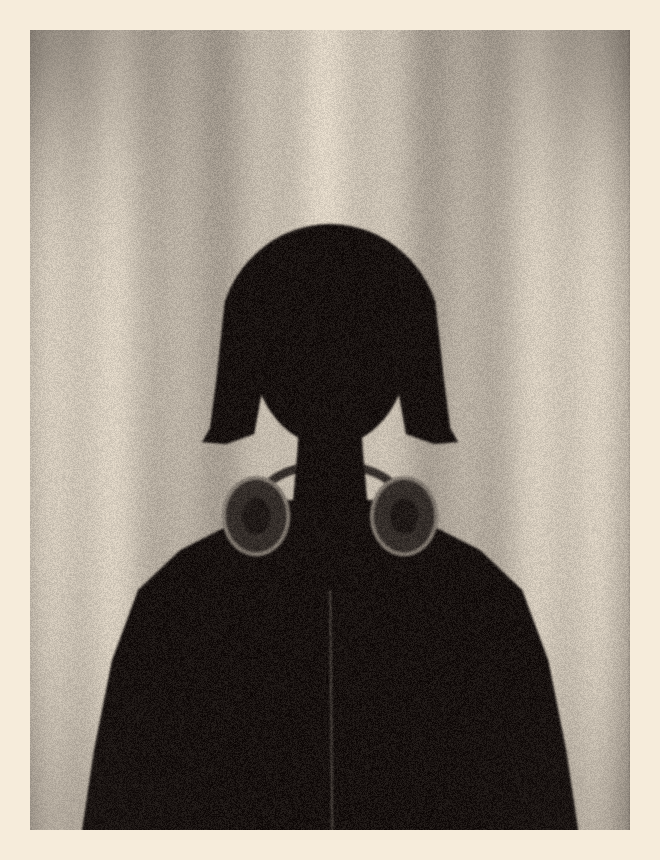
#> input picture RESEARCH_PROJECT_1/process/2026-11-17_bug_silhouette_no_collar.png, 660 x 860 px
$ python make_silhouettes.py
#> lines starting #> are read from the running program, lines starting #| are printed output that depends on the picture; after the words box and inside, x2 and y2 are one past the last pixel; in counts of white or black regions, pixels touching at a corner belong together
"""The three people in MARROW, as silhouettes (STORY.md: no faces, no photos). Drawn by hand in code
(user, 2026-11-17: "try without reference photos"); third pass. Style the user liked: flat black on an aged
photo print, grain, a white border; Eileen on a plain warm wall, Cas and Bug in front of a photo-booth curtain.

What makes a silhouette read as a real person (and what the earlier passes lacked):
  - a real head: a wide skull, the temples, cheekbones, the jaw angle and a narrower chin, ears where hair
    doesn't cover them, the head slightly turned and tilted (nobody sits dead symmetric in a photo booth)
  - a real neck and shoulders: the neck's sides, the long trapezius slope out to the shoulder, the rounded
    deltoid, and the arm falling away from it; one shoulder a little higher
  - background showing BETWEEN the parts (hair ends and shoulders, jaw and collar): the gaps carry the shape
  - edges that aren't smooth where real things aren't: loose strands at hair ends, cloth that sticks out
User notes kept from the roughs (2026-11-15): Eileen's hair is one full shoulder-length mass (no "dog ears");
Cas's ponytail is a real tail falling behind her shoulder (not a bun + ribbon); Bug has a real popped collar,
small tilted headphone cups and a short neck.

    python make_silhouettes.py  -> export/sil_eileen.png, sil_cas.png, sil_bug.png (660 x 860, bordered)
                                   + process/2026-11-17_silhouettes_v11.png (side by side)
"""
import math
import os
import random

from PIL import Image, ImageDraw, ImageFilter

ROOT = os.path.dirname(os.path.dirname(os.path.abspath(__file__)))
EXPORT = os.path.join(ROOT, "export")
PROCESS = os.path.join(ROOT, "process")
S, W, H = 4, 600, 800
INK, LITE = 16, 50


def spline(pts, closed=True, steps=12):
    """Smooth curve through the points (Catmull-Rom), in 4x canvas pixels."""
    n = len(pts)
    out = []
    for i in (range(n) if closed else range(n - 1)):
        p0 = pts[(i - 1) % n] if closed else pts[max(i - 1, 0)]
        p1, p2 = pts[i], pts[(i + 1) % n]
        p3 = pts[(i + 2) % n] if closed else pts[min(i + 2, n - 1)]
        for k in range(steps):
            t = k / steps
            t2, t3 = t * t, t * t * t
            out.append(tuple(S * 0.5 * (2 * p1[j] + (-p0[j] + p2[j]) * t + (2 * p0[j] - 5 * p1[j] + 4 * p2[j] - p3[j]) * t2
                                        + (-p0[j] + 3 * p1[j] - 3 * p2[j] + p3[j]) * t3) for j in (0, 1)))
    if not closed:
        out.append((pts[-1][0] * S, pts[-1][1] * S))
    return out


def fill(d, pts, val=INK):
    d.polygon(spline(pts), fill=val)


def line(d, pts, width=3, val=LITE):
    d.line(spline(pts, closed=False), fill=val, width=int(width * S), joint="curve")


def turn(pts, cx, cy, deg):
    """Rotate points round (cx, cy): the head's tilt."""
    a = math.radians(deg)
    c, s = math.cos(a), math.sin(a)
    return [(cx + (x - cx) * c - (y - cy) * s, cy + (x - cx) * s + (y - cy) * c) for x, y in pts]


# [20 lines left out: function strands, not called in this run]


def head_outline(cx, top, chin, hw, ears=True):
    """A head seen from the front: wide rounded skull, temples, cheekbones, the jaw angle, a narrower chin
    (left side down, then the right side up). hw = half the skull's width."""
    h = chin - top
    left = [(cx - hw * 0.32, top + h * 0.012), (cx - hw * 0.6, top + h * 0.05), (cx - hw * 0.8, top + h * 0.11),
            (cx - hw * 0.93, top + h * 0.2), (cx - hw, top + h * 0.34),                          # a round dome
            (cx - hw * 0.96, top + h * 0.5), (cx - hw * 0.93, top + h * 0.6),            # temple / cheekbone
            (cx - hw * 0.84, top + h * 0.74), (cx - hw * 0.66, top + h * 0.86),            # jaw angle
            (cx - hw * 0.36, top + h * 0.96)]
    right = [(2 * cx - x, y) for x, y in reversed(left)]
    return [(cx, top)] + left + [(cx, chin)] + right


# [4 lines left out: function ear, not called in this run]


def shoulders(d, cx, neck_y, neck_hw, sh_y, sh_hw, tilt=0.0, boxy=0.0, drop=0.0):
    """Neck base, the trapezius slope, the deltoid and the arm falling to the bottom of the frame.
    tilt: px the right shoulder sits higher; boxy: 0 natural .. 1 padded coat; drop: a dropped,
    oversized jacket shoulder (px lower and wider)."""
    pts = []
    for side in (-1, 1):
        dy = -tilt if side > 0 else 0
        sy, sw = sh_y + dy + drop, sh_hw + drop * 0.6
        half = [(cx + side * neck_hw, neck_y),                                  # the neck's side
                (cx + side * (neck_hw + 26), neck_y + 16 + dy * 0.3),           # into the trapezius
                (cx + side * (sw * 0.58), sy - 6 - boxy * 8 + dy * 0.6),        # the long slope out
                (cx + side * (sw * 0.86), sy + 8 - boxy * 10),                  # top of the shoulder
                (cx + side * (sw * 0.98), sy + 36 - boxy * 14),                 # round over the deltoid
                (cx + side * (sw + 4), sy + 110),                               # the arm falls away
                (cx + side * (sw + 8), H + 20)]
        pts.append(half)
    outline = pts[0] + [(cx, H + 40)] + list(reversed(pts[1]))
    fill(d, outline)


def backdrop(base, curtain):
    img = Image.new("L", (W * S, H * S), base)
    d = ImageDraw.Draw(img)
    if curtain:
        for x in range(0, W * S, S):
            v = base + 24 * math.sin(x / (S * 36.0)) + 9 * math.sin(x / (S * 10.5))
            d.line([(x, 0), (x, H * S)], fill=int(v), width=S)
    glow = Image.new("L", img.size, 0)
    ImageDraw.Draw(glow).ellipse([-30 * S, -30 * S, 630 * S, 690 * S], fill=60)
    return Image.composite(Image.new("L", img.size, base + 55), img, glow.filter(ImageFilter.GaussianBlur(110 * S)))


def finish(img, name, tint, seed):
    img = img.resize((W, H), Image.LANCZOS).filter(ImageFilter.GaussianBlur(0.8))
    rng = random.Random(seed)
    px = img.load()
    for y in range(H):
        for x in range(W):
            px[x, y] = max(0, min(255, px[x, y] + rng.randint(-13, 13)))
    vig = Image.new("L", (W, H), 0)
    ImageDraw.Draw(vig).ellipse([-120, -80, W + 120, H + 120], fill=255)
    img = Image.composite(img, Image.new("L", (W, H), 40), vig.filter(ImageFilter.GaussianBlur(90)))
    frame = Image.new("L", (W + 60, H + 60), 236)
    frame.paste(img, (30, 30))
    r, g, b = tint
    out = Image.merge("RGB", [frame.point(lambda v: min(255, int(v * r))), frame.point(lambda v: min(255, int(v * g))),
                              frame.point(lambda v: min(255, int(v * b)))])
    os.makedirs(EXPORT, exist_ok=True)
    out.save(os.path.join(EXPORT, name))
    return out


def face_line(d, cx, top, chin, hw, tilt=0.0, pivot=None):
    """The faint grey outline of the face, done like Bug's (tools/make_bug_rough.py, the one the user liked,
    2026-11-17): just the lower curve of an oval round the face (cheeks, jaw and chin), no line across the
    brow. Same arc on all three so they match."""
    pivot = pivot or (cx, chin)
    h = chin - top
    ecx, ecy, rx, ry = cx, top + h * 0.53, hw * 0.9, h * 0.46            # Bug's: E(300, 318, 70, 90) on a 78 x 98 head
    pts = [(ecx + rx * math.cos(math.radians(a)), ecy + ry * math.sin(math.radians(a))) for a in range(-12, 193, 6)]
    line(d, turn(pts, pivot[0], pivot[1], tilt), 2.5)


def eileen():
    """1997, 48: tall and upright, head held level. Shoulder-length 90s hair with body and volume, ends
    turned under, one full mass from crown to shoulders. A long wool coat with padded shoulders, the
    collar turned up round her neck."""
    rng = random.Random(11)
    img = backdrop(150, curtain=False)
#> in backdrop, `ImageDraw.Draw(glow).ellipse([-30 * S, -30 * S, 630 * S, 690 * S], fil..`:
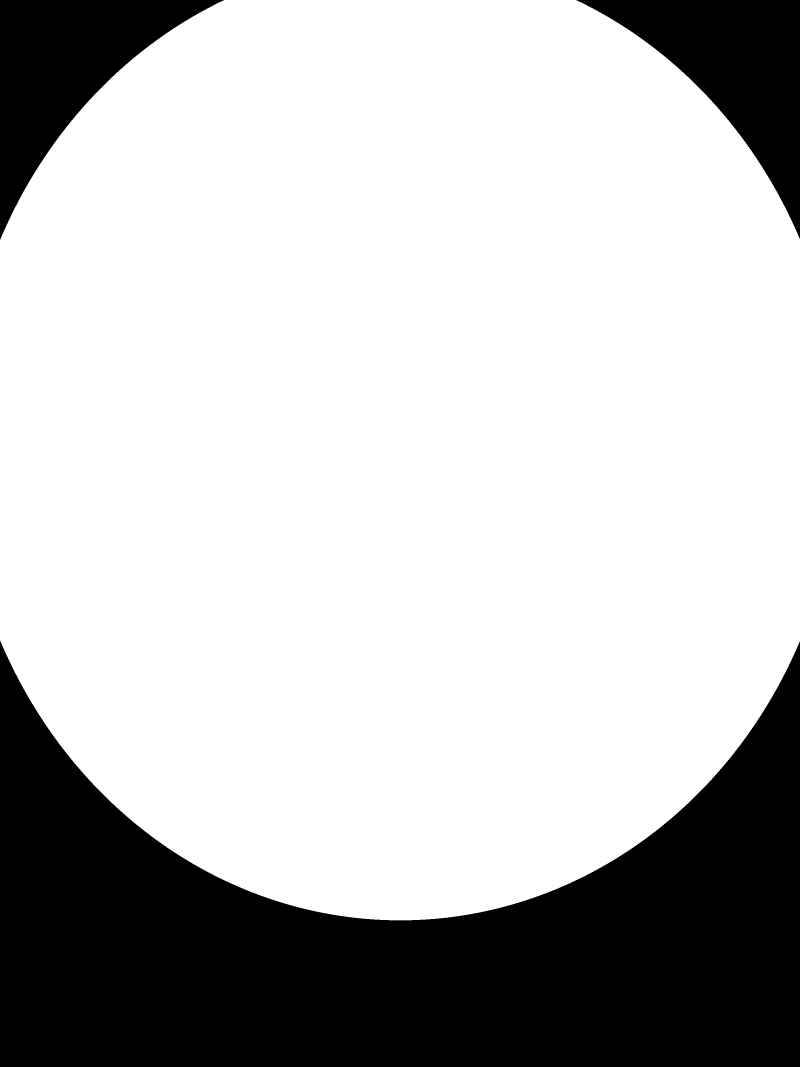
#> glow: PIL image 2400x3200 L (shown at 1/3 size); values 0 (black) and 60 (white), 74.2% white; 3 black regions, box (x1, y1, x2, y2) and area: (0, 1922, 2400, 3200) 1620575, (0, 0, 672, 719) 182421, (1729, 0, 2400, 717) 181702
#> in backdrop, `return Image.composite(Image.new("L", img.size, base + 55), img, glow...`:
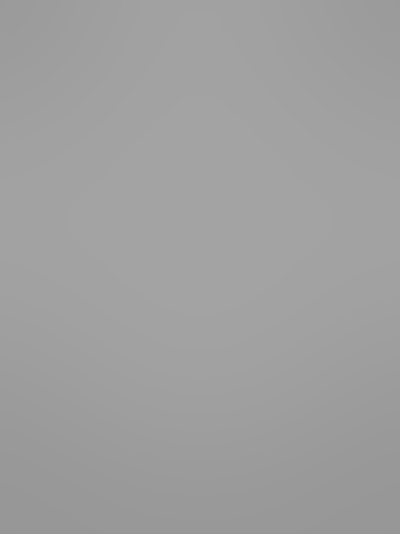
#> returned value: PIL image 2400x3200 L (shown at 1/6 size); min 150, max 163, mean 159.1
    d = ImageDraw.Draw(img)
    cx, top, chin, hw = 300, 214, 418, 74
    shoulders(d, cx, 470, 34, 548, 188, tilt=4, boxy=0.6)
    fill(d, [(cx - 34, 470), (cx - 32, 410), (cx + 32, 410), (cx + 34, 470)])                      # neck
    # the coat collar turned up: stiff wool standing on both sides of the neck, its points out past the jaw
    for s in (-1, 1):
        fill(d, [(cx + s * 30, 478), (cx + s * 34, 440), (cx + s * 58, 418), (cx + s * 84, 448), (cx + s * 92, 482),
                 (cx + s * 70, 500)])
    fill(d, head_outline(cx, top, chin, hw, ears=False))
    # the hair: rises in a full crown, out past the cheeks, falls to just above the shoulders where the
    # ends turn under and flick out; seen from the front it frames the face and closes against the collar
    hair_l = [(cx, top - 26), (cx - 50, top - 22), (cx - 92, top + 10), (cx - 112, top + 64), (cx - 116, top + 130),
              (cx - 112, top + 190), (cx - 114, top + 226), (cx - 132, top + 244), (cx - 116, top + 256),
              (cx - 86, top + 252), (cx - 52, top + 262)]                        # in to the back of the neck
    hair = hair_l + [(2 * cx - x, y) for x, y in reversed(hair_l)]
    hair = turn(hair, cx, top + 120, -2)
    fill(d, hair)
    face_line(d, cx, top, chin, hw)
    # lapels and buttons (no handbag strap, no wispy hair ends: user 2026-11-17)
    for s in (-1, 1):
        line(d, [(cx + s * 60, 500), (cx + s * 40, 560), (cx + s * 18, 660), (cx + s * 10, 800)], 2.5)
    for y in (600, 670, 740):                       # one straight column down the middle, where the coat closes
        d.ellipse([(cx - 6) * S, (y - 6) * S, (cx + 6) * S, (y + 6) * S], fill=LITE)
    return finish(img, "sil_eileen.png", (1.08, 1.0, 0.86), 1)
#> in finish, `out = Image.merge("RGB", [frame.point(lambda v: min(255, int(v * r))),..`:
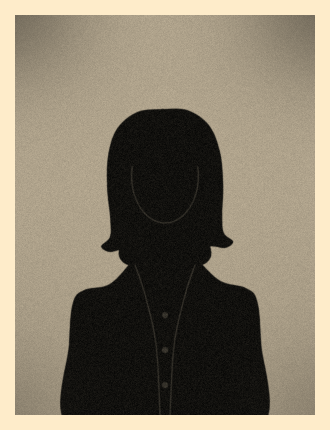
#> out: PIL image 660x860 RGB (shown at 1/2 size); mean R, G, B 134.4, 124.9, 106.9


def cas():
    """2001: leaning in a little, head tipped. Long hair worn down (user, 2026-11-17: the ponytail versions
    didn't work), parted in the middle, falling past her shoulders.
    A hoodie under an open flannel (no backpack straps)."""
    rng = random.Random(22)
    img = backdrop(176, curtain=True)
#> call 2 of backdrop, with base = 176, curtain = True
#> in backdrop (call 2), `return Image.composite(Image.new("L", img.size, base + 55), img, glow...`:
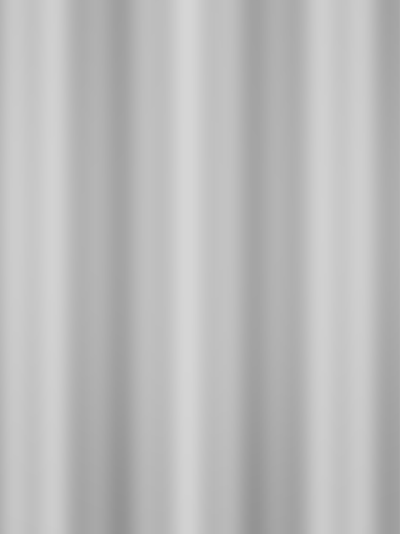
#> returned value: PIL image 2400x3200 L (shown at 1/6 size); min 146, max 213, mean 186.7
    d = ImageDraw.Draw(img)
    cx, top, chin, hw = 300, 232, 426, 72
    shoulders(d, cx, 466, 32, 550, 180, tilt=-6)
    # the hood: a soft heavy roll behind and round the neck, standing up nearly to the ears
    # (no hood bunched round the neck: background shows behind her hair, user 2026-11-17)
    fill(d, [(cx - 30, 470), (cx - 30, 410), (cx + 30, 410), (cx + 30, 470)])                      # neck
    tilt = 3
    # long hair worn down (user, 2026-11-17: no ponytail): parted in the middle, over the ears, falling
    # straight past the jaw and in front of the shoulders to the chest; background shows in the two
    # triangles between the hair and the neck under the jaw
    hair_l = [(cx, top - 14), (cx - 46, top - 10), (cx - 80, top + 18), (cx - 92, top + 74), (cx - 96, top + 140),
              (cx - 100, top + 200), (cx - 108, top + 252), (cx - 118, top + 300), (cx - 124, top + 360),
              (cx - 120, top + 420), (cx - 86, top + 430),                       # the ends, over the chest
              (cx - 78, top + 360), (cx - 70, top + 290), (cx - 64, top + 230),  # its inner edge, up past the neck
              (cx - 58, top + 180), (cx - 52, top + 130), (cx - 30, top + 60), (cx - 6, top + 34)]   # to the parting
    hair = hair_l + [(2 * cx - x, y - (4 if y > top + 250 else 0)) for x, y in reversed(hair_l)]
    hd = turn(head_outline(cx, top, chin, hw), cx, chin, tilt)
    fill(d, hd)
    fill(d, turn(hair, cx, chin, tilt))
    # the hair at the back fills in behind her neck, so no neck shows, just hair down to her shoulders
    # (user, 2026-11-17: "I don't want to see Cas's neck, I want that to be hair")
    fill(d, turn([(cx - 60, top + 130), (cx - 66, top + 210), (cx - 72, top + 300), (cx - 76, top + 380), (cx, top + 392),
                  (cx + 76, top + 376), (cx + 72, top + 296), (cx + 66, top + 206), (cx + 60, top + 126), (cx, top + 120)],
                 cx, chin, tilt))
    # faint grey lines so the shapes read (user, 2026-11-17): where her face meets her hair, the parting,
    # strands falling down the hair, and her shoulders under it
    face_line(d, cx, top, chin, hw, tilt)
    line(d, turn([(cx, top - 12), (cx + 1, top + 18)], cx, chin, tilt), 2)                     # the parting
    for s_ in (-1, 1):
        for k, off in enumerate((84, 102)):                                                     # strands falling
            line(d, turn([(cx + s_ * (off - 6), top + 120), (cx + s_ * (off - 2), top + 220),
                          (cx + s_ * (off + 6), top + 320), (cx + s_ * (off + 4), top + 400)], cx, chin, tilt), 1.8)
        line(d, [(cx + s_ * 60, top + 312), (cx + s_ * 130, top + 336), (cx + s_ * 172, top + 360)], 2.5)  # shoulder under the hair
    # (no loose strands sticking out of her hair: user, 2026-11-17)
    # flannel collar points lying open, the flannel's open front (no backpack straps: user 2026-11-17)
    for s in (-1, 1):
        fill(d, [(cx + s * 40, 506), (cx + s * 74, 494), (cx + s * 92, 520), (cx + s * 60, 540)])
        line(d, [(cx + s * 46, 528), (cx + s * 58, 640), (cx + s * 66, 800)], 2.5)
    for s in (-1, 1):
        line(d, [(cx + s * 12, 524), (cx + s * 14, 588)], 2)                                        # hood strings
    return finish(img, "sil_cas.png", (1.02, 1.0, 0.95), 2)
#> call 2 of finish, with name = 'sil_cas.png', tint = (1.02, 1, 0.95), seed = 2
#> in finish (call 2), `frame.paste(img, (30, 30))`:
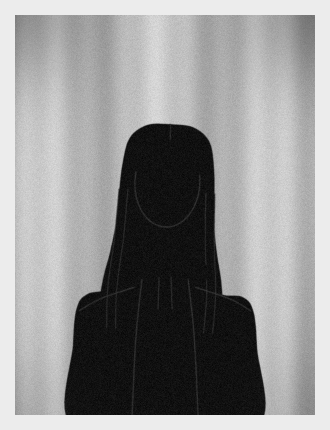
#> frame: PIL image 660x860 L (shown at 1/2 size); min 3, max 236, mean 145.4


def bug():
    """Bug: the ORIGINAL rough from 2026-11-15 (tools/make_bug_rough.py), unchanged. The user compared it
    with the redrawn versions on 2026-11-17 and liked the original more."""
    # ... minus the collar (2026-11-17): tools/make_bug_rough.py with COLLAR = False
    out = Image.open(os.path.join(PROCESS, "2026-11-17_bug_silhouette_no_collar.png")).convert("RGB")
#> out is the input picture: PIL image 660x860 RGB; mean R, G, B 145.9, 137.6, 127.5
    out.save(os.path.join(EXPORT, "sil_bug.png"))
    return out


if __name__ == "__main__":
    ims = [eileen(), cas(), bug()]
    sheet = Image.new("RGB", (sum(i.width for i in ims) + 40, ims[0].height + 20), (40, 36, 32))
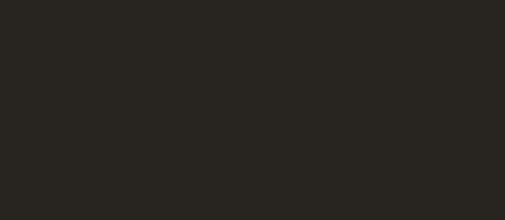
#> sheet: PIL image 2020x880 RGB (shown at 1/4 size); mean R, G, B 40, 36, 32
    x = 10
    for i in ims:
        sheet.paste(i, (x, 10))
        x += i.width + 10
#> this loop made 3 passes
#> x on passes 1 to 3: 680, 1350, 2020
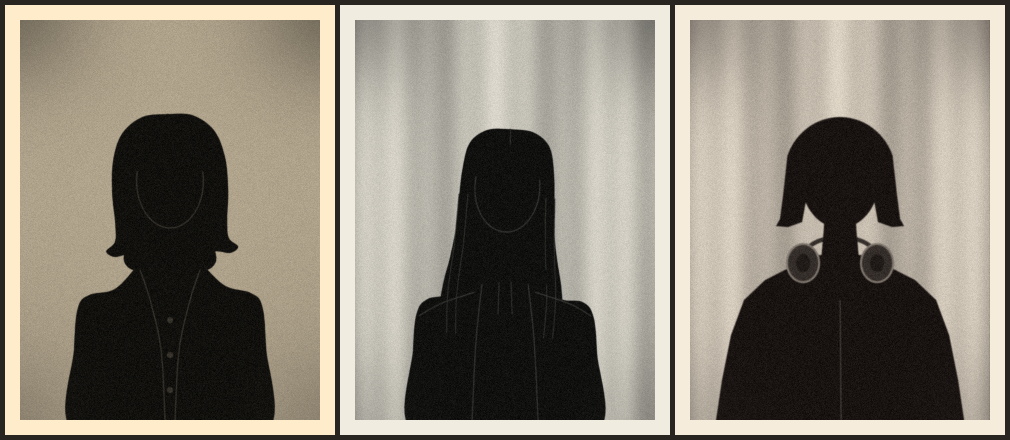
#> sheet: PIL image 2020x880 RGB (shown at 1/2 size); mean R, G, B 138.4, 131.8, 120.2
#> after the loop, x = 2020
    sheet.save(os.path.join(PROCESS, "2026-11-17_silhouettes_v11.png"))
    print("silhouettes v11 written")
